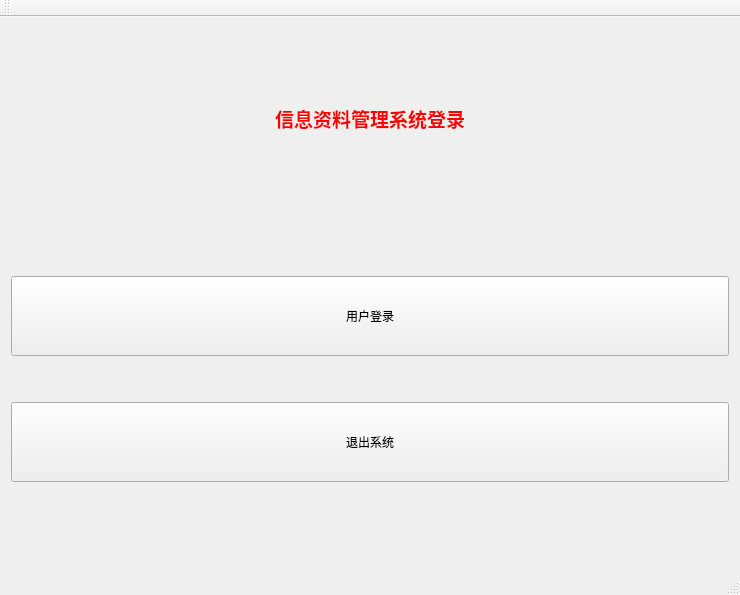
<?xml version="1.0" encoding="UTF-8"?>
<ui version="4.0">
 <class>MainWindow</class>
 <widget class="QMainWindow" name="MainWindow">
  <property name="geometry">
   <rect>
    <x>0</x>
    <y>0</y>
    <width>740</width>
    <height>595</height>
   </rect>
  </property>
  <property name="minimumSize">
   <size>
    <width>650</width>
    <height>500</height>
   </size>
  </property>
  <property name="maximumSize">
   <size>
    <width>1000</width>
    <height>800</height>
   </size>
  </property>
  <property name="windowTitle">
   <string>MainWindow</string>
  </property>
  <widget class="QWidget" name="centralWidget">
   <layout class="QVBoxLayout" name="verticalLayout">
    <item>
     <widget class="QLabel" name="label">
      <property name="text">
       <string>&lt;html&gt;&lt;head/&gt;&lt;body&gt;&lt;p align=&quot;center&quot;&gt;&lt;span style=&quot; font-size:14pt; font-weight:600; color:#ff0000;&quot;&gt;信息资料管理系统登录&lt;/span&gt;&lt;/p&gt;&lt;/body&gt;&lt;/html&gt;</string>
      </property>
     </widget>
    </item>
    <item>
     <spacer name="verticalSpacer_2">
      <property name="orientation">
       <enum>Qt::Vertical</enum>
      </property>
      <property name="sizeType">
       <enum>QSizePolicy::Fixed</enum>
      </property>
      <property name="sizeHint" stdset="0">
       <size>
        <width>20</width>
        <height>60</height>
       </size>
      </property>
     </spacer>
    </item>
    <item>
     <widget class="QPushButton" name="pushButton_login">
      <property name="minimumSize">
       <size>
        <width>0</width>
        <height>80</height>
       </size>
      </property>
      <property name="text">
       <string>用户登录</string>
      </property>
     </widget>
    </item>
    <item>
     <spacer name="verticalSpacer">
      <property name="orientation">
       <enum>Qt::Vertical</enum>
      </property>
      <property name="sizeType">
       <enum>QSizePolicy::Fixed</enum>
      </property>
      <property name="sizeHint" stdset="0">
       <size>
        <width>20</width>
        <height>40</height>
       </size>
      </property>
     </spacer>
    </item>
    <item>
     <widget class="QPushButton" name="pushButton_close">
      <property name="minimumSize">
       <size>
        <width>0</width>
        <height>80</height>
       </size>
      </property>
      <property name="text">
       <string>退出系统</string>
      </property>
     </widget>
    </item>
    <item>
     <spacer name="verticalSpacer_3">
      <property name="orientation">
       <enum>Qt::Vertical</enum>
      </property>
      <property name="sizeType">
       <enum>QSizePolicy::Fixed</enum>
      </property>
      <property name="sizeHint" stdset="0">
       <size>
        <width>20</width>
        <height>80</height>
       </size>
      </property>
     </spacer>
    </item>
   </layout>
  </widget>
  <widget class="QMenuBar" name="menuBar">
   <property name="geometry">
    <rect>
     <x>0</x>
     <y>0</y>
     <width>740</width>
     <height>23</height>
    </rect>
   </property>
  </widget>
  <widget class="QToolBar" name="mainToolBar">
   <attribute name="toolBarArea">
    <enum>TopToolBarArea</enum>
   </attribute>
   <attribute name="toolBarBreak">
    <bool>false</bool>
   </attribute>
  </widget>
  <widget class="QStatusBar" name="statusBar"/>
 </widget>
 <layoutdefault spacing="6" margin="11"/>
 <resources/>
 <connections/>
</ui>
